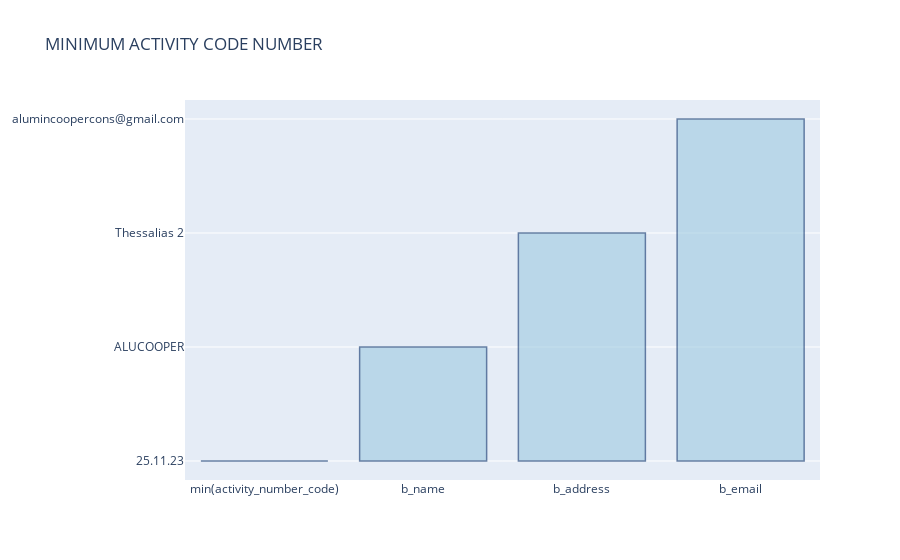

The cell this chart's notebook holds for it:
### Code cell
import plotly.graph_objects as go

x = ['min(activity_number_code)','b_name','b_address', 'b_email']
y = ['25.11.23','ALUCOOPER','Thessalias 2', 'alumincoopercons@gmail.com']

# Use the hovertext kw argument for hover text
fig = go.Figure(data=[go.Bar(x=x, y=y)])
# Customize aspect
fig.update_traces(marker_color='rgb(158,202,225)', marker_line_color='rgb(8,48,107)',
                  marker_line_width=1.5, opacity=0.6)
fig.update_layout(title_text='MINIMUM ACTIVITY CODE NUMBER')
fig.show()

### Figure 1 — Plotly figure (JSON) as saved in the notebook; plotly's stock layout.template omitted (floating-point values rounded to 4 significant figures)
{"data": [{"marker": {"color": "rgb(158,202,225)", "line": {"color": "rgb(8,48,107)", "width": 1.5}}, "opacity": 0.6, "type": "bar", "x": ["min(activity_number_code)", "b_name", "b_address", "b_email"], "y": ["25.11.23", "ALUCOOPER", "Thessalias 2", "alumincoopercons@gmail.com"]}], "layout": {"title": {"text": "MINIMUM ACTIVITY CODE NUMBER"}}}
